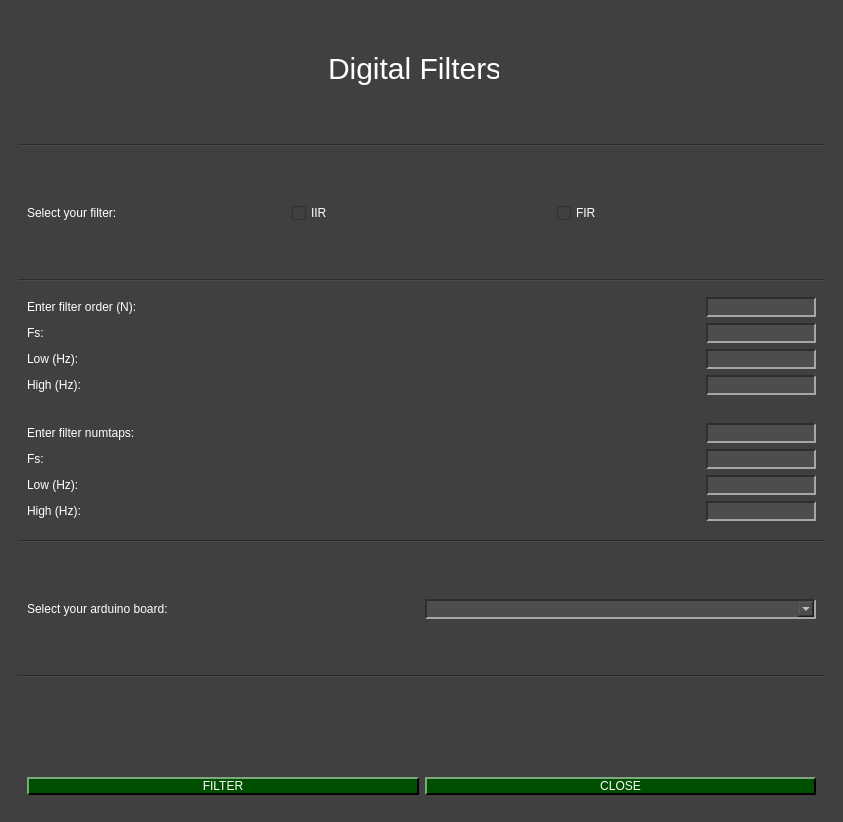
<?xml version="1.0" encoding="UTF-8"?>
<ui version="4.0">
 <class>DigitalFilters</class>
 <widget class="QMainWindow" name="DigitalFilters">
  <property name="geometry">
   <rect>
    <x>0</x>
    <y>0</y>
    <width>843</width>
    <height>822</height>
   </rect>
  </property>
  <property name="sizePolicy">
   <sizepolicy hsizetype="Expanding" vsizetype="Preferred">
    <horstretch>0</horstretch>
    <verstretch>0</verstretch>
   </sizepolicy>
  </property>
  <property name="windowTitle">
   <string>MainWindow</string>
  </property>
  <property name="styleSheet">
   <string notr="true">QWidget{
	background-color: rgb(64, 64, 64);
}

QTabWidget::pane { 
   border: 1px solid rgb(166, 166, 166);
}

QTabBar::tab {
  	background-color: rgb(77, 77, 77);
 }

 QTabBar::tab:selected {
  	background-color: rgb(140, 140, 140);
	padding-top: 2px;
	padding-bottom: 2px;
	padding-left: 12px;
	padding-right: 12px;
 }

 QTabBar::tab:selected:hover {
  	background-color: rgb(140, 140, 140);
	padding-top: 2px;
	padding-bottom: 2px;
	padding-left: 12px;
	padding-right: 12px;
 }

 QTabBar::tab:hover {
  	background-color: rgb(109, 109, 109);
	padding-top: 2px;
	padding-bottom: 2px;
	padding-left: 12px;
	padding-right: 12px;
 }

 QTabBar::tab:middle {
	border-right: 1px dashed rgb(166, 166, 166);
	border-left: 1px dashed rgb(166, 166, 166);
	padding-top: 2px;
	padding-bottom: 2px;
	padding-left: 12px;
	padding-right: 12px;
 }

 QTabBar::tab:last {
	border-top-right-radius: 10px;
	padding-top: 2px;
	padding-bottom: 2px;
	padding-left: 12px;
	padding-right: 12px;
 }

 QTabBar::tab:first {
	border-top-left-radius: 10px;
	padding-top: 2px;
	padding-bottom: 2px;
	padding-left: 12px;
	padding-right: 12px;
 }


QComboBox QAbstractItemView {
    background-color: rgb(77, 77, 77);
}

QComboBox QAbstractItemView::item:focus{
    background-color: rgb(140, 140, 140);
}

QDoubleSpinBox{
	background-color: rgb(77, 77, 77);
	
	border-top: 1.5px solid rgb(46, 46, 46);
	border-left: 1.5px solid rgb(46, 46, 46);

	border-bottom: 1.5px solid rgb(166, 166, 166);
	border-right: 1.5px solid rgb(166, 166, 166);
}

QDoubleSpinBox::up-button{
    image: url(:/imgs/imgs/drop_up_arrow.png);
	width: 11px;

	background-color: rgb(0, 79, 0);
	border-top: 1.5px solid rgb(127, 167, 127);
	border-left: 1.5px solid rgb(127, 167, 127);

	border-bottom: 1.5px solid rgb(0, 0, 0);
	border-right: 1.5px solid rgb(0, 0, 0);
}

QDoubleSpinBox::up-button:pressed{
	border: 2px solid rgb(255, 255, 255);
}

QDoubleSpinBox::up-button:hover{
	background-color: rgb(0, 50, 0);
}

QDoubleSpinBox::down-button{
    image: url(:/imgs/imgs/drop_down_arrow.png);
	width: 11px;

	background-color: rgb(0, 79, 0);
	border-top: 1.5px solid rgb(127, 167, 127);
	border-left: 1.5px solid rgb(127, 167, 127);

	border-bottom: 1.5px solid rgb(0, 0, 0);
	border-right: 1.5px solid rgb(0, 0, 0);
}

QDoubleSpinBox::down-button:pressed{
	border: 2px solid rgb(255, 255, 255);
}

QDoubleSpinBox::down-button:hover{
	background-color: rgb(0, 50, 0);
}

QWidget#centralwidget{
	background-color: rgb(64, 64, 64);
}

QWidget{
	color: rgb(255, 255, 255);
}

QComboBox{
	background-color: rgb(77, 77, 77);
	
	border-top: 1.5px solid rgb(46, 46, 46);
	border-left: 1.5px solid rgb(46, 46, 46);

	border-bottom: 1.5px solid rgb(166, 166, 166);
	border-right: 1.5px solid rgb(166, 166, 166);

}


QComboBox::drop-down{
	image: url(:/sim/drop_down_arrow.png);
	width: 11px;

	background-color: rgb(0, 79, 0);
	border-top: 2px solid rgb(127, 167, 127);
	border-left: 2px solid rgb(127, 167, 127);

	border-bottom: 2px solid rgb(0, 0, 0);
	border-right: 2px solid rgb(0, 0, 0);
}

QComboBox::drop-down:hover{
	background-color: rgb(0, 50, 0);
}

QComboBox::drop-down:pressed{
	border: 2px solid rgb(255, 255, 255);
}

QPushButton{
	background-color: rgb(0, 79, 0);

	border-top: 1.5px solid rgb(127, 167, 127);
	border-left: 1.5px solid rgb(127, 167, 127);

	border-bottom: 1.5px solid rgb(0, 0, 0);
	border-right: 1.5px solid rgb(0, 0, 0);

	
	font: 12pt &quot;Helvetica&quot;;
	text-align:center;
}

QWidget{
	font: 12pt &quot;Helvetica&quot;;
}

QPushButton:hover{
	background-color: rgb(0, 50, 0);
}

QPushButton:pressed{
	border: 2px solid rgb(255, 255, 255);
}

QLineEdit{
	background-color: rgb(77, 77, 77);
	border-top: 1.5px solid rgb(46, 46, 46);
	border-left: 1.5px solid rgb(46, 46, 46);

	border-bottom: 1.5px solid rgb(166, 166, 166);
	border-right: 1.5px solid rgb(166, 166, 166);
}

QRadioButton::indicator{
	border-radius: 6px;
	border-top: 1.5px solid rgb(0, 0, 0);
	border-left: 1.5px solid rgb(0, 0, 0);

	border-bottom: 1.5px solid rgb(160, 160, 160);
	border-right: 1.5px solid rgb(160, 160, 160);
}

QRadioButton::indicator::checked{
	background-color: white;
}

QRadioButton::indicator::unchecked:hover{
	background-color: #9F9F9F;
}

QRadioButton::indicator::pressed{
	border: 1.5px solid #505050
}

QPushButton#reload_devices{
	image: url(:/imgs/imgs/reload.png);
	width: 11px;
	background-color: rgb(0, 79, 0);

	border-top: 1.5px solid rgb(127, 167, 127);
	border-left: 1.5px solid rgb(127, 167, 127);

	border-bottom: 1.5px solid rgb(0, 0, 0);
	border-right: 1.5px solid rgb(0, 0, 0);

	
	font: 12pt &quot;Helvetica&quot;;
	text-align:center;
}

QPushButton#reload_devices:hover{
	background-color: rgb(0, 50, 0);
}

QPushButton#reload_devices:pressed{
	border: 2px solid rgb(255, 255, 255);
}

</string>
  </property>
  <widget class="QWidget" name="centralwidget">
   <layout class="QGridLayout" name="gridLayout_2">
    <item row="2" column="0">
     <widget class="QWidget" name="widget" native="true">
      <layout class="QGridLayout" name="gridLayout">
       <item row="12" column="0" alignment="Qt::AlignBottom">
        <widget class="QWidget" name="bottom" native="true">
         <property name="enabled">
          <bool>true</bool>
         </property>
         <property name="sizePolicy">
          <sizepolicy hsizetype="Preferred" vsizetype="Preferred">
           <horstretch>0</horstretch>
           <verstretch>0</verstretch>
          </sizepolicy>
         </property>
         <layout class="QHBoxLayout" name="horizontalLayout_3">
          <item>
           <widget class="QPushButton" name="filterButton">
            <property name="text">
             <string>FILTER</string>
            </property>
           </widget>
          </item>
          <item>
           <widget class="QPushButton" name="closeButton">
            <property name="text">
             <string>CLOSE</string>
            </property>
           </widget>
          </item>
         </layout>
        </widget>
       </item>
       <item row="1" column="0">
        <widget class="QWidget" name="top" native="true">
         <property name="sizePolicy">
          <sizepolicy hsizetype="Minimum" vsizetype="Preferred">
           <horstretch>0</horstretch>
           <verstretch>0</verstretch>
          </sizepolicy>
         </property>
         <widget class="QLabel" name="title">
          <property name="geometry">
           <rect>
            <x>310</x>
            <y>30</y>
            <width>171</width>
            <height>41</height>
           </rect>
          </property>
          <property name="font">
           <font>
            <family>Helvetica</family>
            <pointsize>-1</pointsize>
            <italic>false</italic>
            <bold>false</bold>
           </font>
          </property>
          <property name="whatsThis">
           <string>&lt;html&gt;&lt;head/&gt;&lt;body&gt;&lt;p&gt;concordo&lt;/p&gt;&lt;p&gt;&lt;br/&gt;&lt;/p&gt;&lt;/body&gt;&lt;/html&gt;</string>
          </property>
          <property name="styleSheet">
           <string notr="true">font: 30px</string>
          </property>
          <property name="text">
           <string>Digital Filters</string>
          </property>
         </widget>
         <widget class="QLabel" name="logo">
          <property name="geometry">
           <rect>
            <x>20</x>
            <y>10</y>
            <width>101</width>
            <height>81</height>
           </rect>
          </property>
          <property name="styleSheet">
           <string notr="true">image: url(:/sim/logo.png);</string>
          </property>
          <property name="text">
           <string/>
          </property>
          <property name="pixmap">
           <pixmap>imgs/logo.png</pixmap>
          </property>
          <property name="scaledContents">
           <bool>true</bool>
          </property>
         </widget>
        </widget>
       </item>
       <item row="6" column="0">
        <widget class="QWidget" name="fiirwidget" native="true">
         <layout class="QGridLayout" name="gridLayout_4">
          <item row="0" column="0">
           <widget class="QLabel" name="label_4">
            <property name="text">
             <string>Enter filter numtaps:</string>
            </property>
           </widget>
          </item>
          <item row="2" column="0">
           <widget class="QLabel" name="label_9">
            <property name="text">
             <string>Low (Hz):</string>
            </property>
           </widget>
          </item>
          <item row="3" column="0">
           <widget class="QLabel" name="label_10">
            <property name="text">
             <string>High (Hz):</string>
            </property>
           </widget>
          </item>
          <item row="1" column="0">
           <widget class="QLabel" name="label_8">
            <property name="text">
             <string>Fs:</string>
            </property>
           </widget>
          </item>
          <item row="0" column="3" alignment="Qt::AlignRight">
           <widget class="QLineEdit" name="lineEdit_5"/>
          </item>
          <item row="2" column="3" alignment="Qt::AlignRight">
           <widget class="QLineEdit" name="lineEdit_7"/>
          </item>
          <item row="1" column="3" alignment="Qt::AlignRight">
           <widget class="QLineEdit" name="lineEdit_6"/>
          </item>
          <item row="3" column="3" alignment="Qt::AlignRight">
           <widget class="QLineEdit" name="lineEdit_8"/>
          </item>
         </layout>
        </widget>
       </item>
       <item row="5" column="0">
        <widget class="QWidget" name="iirwidget" native="true">
         <layout class="QGridLayout" name="gridLayout_3">
          <item row="2" column="1" alignment="Qt::AlignRight">
           <widget class="QLineEdit" name="lineEdit_2"/>
          </item>
          <item row="1" column="0">
           <widget class="QLabel" name="label_3">
            <property name="text">
             <string>Enter filter order (N):</string>
            </property>
           </widget>
          </item>
          <item row="1" column="1" alignment="Qt::AlignRight">
           <widget class="QLineEdit" name="lineEdit"/>
          </item>
          <item row="2" column="0">
           <widget class="QLabel" name="label_5">
            <property name="text">
             <string>Fs:</string>
            </property>
           </widget>
          </item>
          <item row="3" column="0">
           <widget class="QLabel" name="label_6">
            <property name="text">
             <string>Low (Hz):</string>
            </property>
           </widget>
          </item>
          <item row="4" column="0">
           <widget class="QLabel" name="label_7">
            <property name="text">
             <string>High (Hz):</string>
            </property>
           </widget>
          </item>
          <item row="3" column="1" alignment="Qt::AlignRight">
           <widget class="QLineEdit" name="lineEdit_3"/>
          </item>
          <item row="4" column="1" alignment="Qt::AlignRight">
           <widget class="QLineEdit" name="lineEdit_4"/>
          </item>
         </layout>
        </widget>
       </item>
       <item row="3" column="0">
        <widget class="QWidget" name="mid" native="true">
         <layout class="QHBoxLayout" name="horizontalLayout">
          <item>
           <widget class="QLabel" name="label">
            <property name="text">
             <string>Select your filter:</string>
            </property>
           </widget>
          </item>
          <item>
           <widget class="QCheckBox" name="iirButton">
            <property name="sizePolicy">
             <sizepolicy hsizetype="Minimum" vsizetype="Minimum">
              <horstretch>0</horstretch>
              <verstretch>0</verstretch>
             </sizepolicy>
            </property>
            <property name="minimumSize">
             <size>
              <width>50</width>
              <height>10</height>
             </size>
            </property>
            <property name="toolTip">
             <string>&lt;html&gt;&lt;head/&gt;&lt;body&gt;&lt;p&gt;Infinite Impulse Response&lt;/p&gt;&lt;/body&gt;&lt;/html&gt;</string>
            </property>
            <property name="text">
             <string>IIR</string>
            </property>
            <property name="checkable">
             <bool>true</bool>
            </property>
            <attribute name="buttonGroup">
             <string notr="true">buttonGroup</string>
            </attribute>
           </widget>
          </item>
          <item>
           <widget class="QCheckBox" name="firButton">
            <property name="toolTip">
             <string>&lt;html&gt;&lt;head/&gt;&lt;body&gt;&lt;p&gt;Finitive Impulse Response&lt;/p&gt;&lt;/body&gt;&lt;/html&gt;</string>
            </property>
            <property name="text">
             <string>FIR</string>
            </property>
            <property name="checked">
             <bool>false</bool>
            </property>
            <attribute name="buttonGroup">
             <string notr="true">buttonGroup</string>
            </attribute>
           </widget>
          </item>
         </layout>
        </widget>
       </item>
       <item row="2" column="0">
        <widget class="Line" name="line_3">
         <property name="orientation">
          <enum>Qt::Horizontal</enum>
         </property>
        </widget>
       </item>
       <item row="4" column="0">
        <widget class="Line" name="line">
         <property name="orientation">
          <enum>Qt::Horizontal</enum>
         </property>
        </widget>
       </item>
       <item row="10" column="0">
        <widget class="Line" name="line_2">
         <property name="orientation">
          <enum>Qt::Horizontal</enum>
         </property>
        </widget>
       </item>
       <item row="8" column="0">
        <widget class="QWidget" name="widget_2" native="true">
         <layout class="QHBoxLayout" name="horizontalLayout_2">
          <item>
           <widget class="QLabel" name="label_2">
            <property name="text">
             <string>Select your arduino board:</string>
            </property>
           </widget>
          </item>
          <item>
           <widget class="QComboBox" name="comboBox">
            <property name="toolTip">
             <string>&lt;html&gt;&lt;head/&gt;&lt;body&gt;&lt;p&gt;Please, select your arduino board&lt;/p&gt;&lt;/body&gt;&lt;/html&gt;</string>
            </property>
            <property name="styleSheet">
             <string notr="true"/>
            </property>
           </widget>
          </item>
         </layout>
        </widget>
       </item>
       <item row="7" column="0">
        <widget class="Line" name="line_4">
         <property name="orientation">
          <enum>Qt::Horizontal</enum>
         </property>
        </widget>
       </item>
      </layout>
     </widget>
    </item>
   </layout>
  </widget>
 </widget>
 <resources>
  <include location="imgs/recursos.qrc"/>
 </resources>
 <connections>
  <connection>
   <sender>iirButton</sender>
   <signal>toggled(bool)</signal>
   <receiver>iirwidget</receiver>
   <slot>show()</slot>
   <hints>
    <hint type="sourcelabel">
     <x>343</x>
     <y>154</y>
    </hint>
    <hint type="destinationlabel">
     <x>322</x>
     <y>272</y>
    </hint>
   </hints>
  </connection>
  <connection>
   <sender>firButton</sender>
   <signal>toggled(bool)</signal>
   <receiver>iirwidget</receiver>
   <slot>hide()</slot>
   <hints>
    <hint type="sourcelabel">
     <x>598</x>
     <y>189</y>
    </hint>
    <hint type="destinationlabel">
     <x>590</x>
     <y>272</y>
    </hint>
   </hints>
  </connection>
  <connection>
   <sender>iirButton</sender>
   <signal>toggled(bool)</signal>
   <receiver>fiirwidget</receiver>
   <slot>hide()</slot>
   <hints>
    <hint type="sourcelabel">
     <x>367</x>
     <y>154</y>
    </hint>
    <hint type="destinationlabel">
     <x>333</x>
     <y>414</y>
    </hint>
   </hints>
  </connection>
  <connection>
   <sender>firButton</sender>
   <signal>toggled(bool)</signal>
   <receiver>fiirwidget</receiver>
   <slot>show()</slot>
   <hints>
    <hint type="sourcelabel">
     <x>635</x>
     <y>189</y>
    </hint>
    <hint type="destinationlabel">
     <x>624</x>
     <y>414</y>
    </hint>
   </hints>
  </connection>
 </connections>
 <buttongroups>
  <buttongroup name="buttonGroup"/>
 </buttongroups>
</ui>
